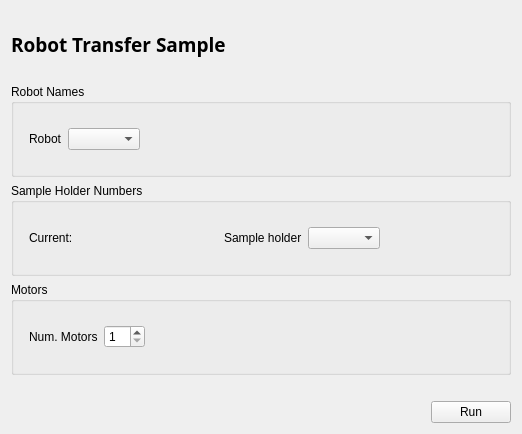
<?xml version="1.0" encoding="UTF-8"?>
<ui version="4.0">
 <class>Form</class>
 <widget class="QWidget" name="Form">
  <property name="geometry">
   <rect>
    <x>0</x>
    <y>0</y>
    <width>522</width>
    <height>434</height>
   </rect>
  </property>
  <property name="windowTitle">
   <string>Form</string>
  </property>
  <layout class="QVBoxLayout" name="verticalLayout">
   <item>
    <widget class="PyDMLabel" name="name_label">
     <property name="font">
      <font>
       <family>Sans Serif</family>
       <pointsize>14</pointsize>
       <weight>75</weight>
       <italic>false</italic>
       <bold>true</bold>
      </font>
     </property>
     <property name="toolTip">
      <string/>
     </property>
     <property name="styleSheet">
      <string notr="true">font: 14pt &quot;Sans Serif&quot;;
font-weight: bold;</string>
     </property>
     <property name="text">
      <string>Robot Transfer Sample</string>
     </property>
     <property name="precision" stdset="0">
      <number>0</number>
     </property>
     <property name="showUnits" stdset="0">
      <bool>false</bool>
     </property>
     <property name="precisionFromPV" stdset="0">
      <bool>true</bool>
     </property>
     <property name="alarmSensitiveContent" stdset="0">
      <bool>false</bool>
     </property>
     <property name="alarmSensitiveBorder" stdset="0">
      <bool>true</bool>
     </property>
     <property name="PyDMToolTip" stdset="0">
      <string>The name of this ion chamber.</string>
     </property>
     <property name="channel" stdset="0">
      <string>haven://${IC}.description</string>
     </property>
     <property name="enableRichText" stdset="0">
      <bool>false</bool>
     </property>
    </widget>
   </item>
   <item>
    <widget class="QGroupBox" name="groupBox_4">
     <property name="title">
      <string>Robot Names</string>
     </property>
     <layout class="QFormLayout" name="formLayout_4">
      <property name="labelAlignment">
       <set>Qt::AlignRight|Qt::AlignTrailing|Qt::AlignVCenter</set>
      </property>
      <item row="1" column="1">
       <layout class="QHBoxLayout" name="horizontalLayout_7">
        <item>
         <widget class="QLabel" name="sample_label_2">
          <property name="sizePolicy">
           <sizepolicy hsizetype="Fixed" vsizetype="Preferred">
            <horstretch>0</horstretch>
            <verstretch>0</verstretch>
           </sizepolicy>
          </property>
          <property name="text">
           <string>Robot</string>
          </property>
         </widget>
        </item>
        <item>
         <widget class="QComboBox" name="robot_combo_box"/>
        </item>
        <item>
         <spacer name="horizontalSpacer_6">
          <property name="orientation">
           <enum>Qt::Horizontal</enum>
          </property>
          <property name="sizeHint" stdset="0">
           <size>
            <width>490</width>
            <height>52</height>
           </size>
          </property>
         </spacer>
        </item>
       </layout>
      </item>
     </layout>
    </widget>
   </item>
   <item>
    <widget class="QGroupBox" name="groupBox_2">
     <property name="title">
      <string>Sample Holder Numbers</string>
     </property>
     <layout class="QFormLayout" name="formLayout_2">
      <property name="labelAlignment">
       <set>Qt::AlignRight|Qt::AlignTrailing|Qt::AlignVCenter</set>
      </property>
      <item row="1" column="1">
       <layout class="QHBoxLayout" name="horizontalLayout_6">
        <item>
         <widget class="QLabel" name="current_sample_label">
          <property name="text">
           <string>Current:    </string>
          </property>
         </widget>
        </item>
        <item>
         <widget class="PyDMLabel" name="current_sample_num_label">
          <property name="toolTip">
           <string/>
          </property>
          <property name="precision" stdset="0">
           <number>0</number>
          </property>
          <property name="showUnits" stdset="0">
           <bool>false</bool>
          </property>
          <property name="precisionFromPV" stdset="0">
           <bool>true</bool>
          </property>
          <property name="alarmSensitiveContent" stdset="0">
           <bool>false</bool>
          </property>
          <property name="alarmSensitiveBorder" stdset="0">
           <bool>true</bool>
          </property>
          <property name="PyDMToolTip" stdset="0">
           <string/>
          </property>
          <property name="channel" stdset="0">
           <string>haven://austin.current_sample</string>
          </property>
          <property name="enableRichText" stdset="0">
           <bool>false</bool>
          </property>
         </widget>
        </item>
        <item>
         <spacer name="horizontalSpacer_4">
          <property name="orientation">
           <enum>Qt::Horizontal</enum>
          </property>
          <property name="sizeHint" stdset="0">
           <size>
            <width>490</width>
            <height>52</height>
           </size>
          </property>
         </spacer>
        </item>
        <item>
         <widget class="QLabel" name="sample_label">
          <property name="sizePolicy">
           <sizepolicy hsizetype="Fixed" vsizetype="Preferred">
            <horstretch>0</horstretch>
            <verstretch>0</verstretch>
           </sizepolicy>
          </property>
          <property name="text">
           <string>Sample holder</string>
          </property>
         </widget>
        </item>
        <item>
         <widget class="QComboBox" name="sample_combo_box"/>
        </item>
        <item>
         <spacer name="horizontalSpacer_5">
          <property name="orientation">
           <enum>Qt::Horizontal</enum>
          </property>
          <property name="sizeHint" stdset="0">
           <size>
            <width>490</width>
            <height>52</height>
           </size>
          </property>
         </spacer>
        </item>
       </layout>
      </item>
     </layout>
    </widget>
   </item>
   <item>
    <widget class="QGroupBox" name="groupBox_3">
     <property name="title">
      <string>Motors</string>
     </property>
     <layout class="QFormLayout" name="formLayout_3">
      <property name="labelAlignment">
       <set>Qt::AlignRight|Qt::AlignTrailing|Qt::AlignVCenter</set>
      </property>
      <item row="0" column="1">
       <layout class="QHBoxLayout" name="horizontalLayout_4">
        <item>
         <widget class="QLabel" name="num_motor_label">
          <property name="sizePolicy">
           <sizepolicy hsizetype="Fixed" vsizetype="Preferred">
            <horstretch>0</horstretch>
            <verstretch>0</verstretch>
           </sizepolicy>
          </property>
          <property name="text">
           <string>Num. Motors</string>
          </property>
         </widget>
        </item>
        <item>
         <widget class="QSpinBox" name="num_motor_spin_box">
          <property name="enabled">
           <bool>true</bool>
          </property>
          <property name="wrapping">
           <bool>false</bool>
          </property>
          <property name="readOnly">
           <bool>false</bool>
          </property>
          <property name="correctionMode">
           <enum>QAbstractSpinBox::CorrectToNearestValue</enum>
          </property>
          <property name="minimum">
           <number>1</number>
          </property>
          <property name="value">
           <number>1</number>
          </property>
          <property name="displayIntegerBase">
           <number>10</number>
          </property>
         </widget>
        </item>
        <item>
         <spacer name="horizontalSpacer_3">
          <property name="orientation">
           <enum>Qt::Horizontal</enum>
          </property>
          <property name="sizeHint" stdset="0">
           <size>
            <width>490</width>
            <height>52</height>
           </size>
          </property>
         </spacer>
        </item>
       </layout>
      </item>
     </layout>
    </widget>
   </item>
   <item>
    <layout class="QHBoxLayout" name="horizontalLayout_3">
     <item>
      <spacer name="horizontalSpacer_2">
       <property name="orientation">
        <enum>Qt::Horizontal</enum>
       </property>
       <property name="sizeHint" stdset="0">
        <size>
         <width>40</width>
         <height>20</height>
        </size>
       </property>
      </spacer>
     </item>
    </layout>
   </item>
   <item>
    <layout class="QHBoxLayout" name="horizontalLayout_5">
     <item>
      <spacer name="buttons_spacer">
       <property name="orientation">
        <enum>Qt::Horizontal</enum>
       </property>
       <property name="sizeHint" stdset="0">
        <size>
         <width>40</width>
         <height>20</height>
        </size>
       </property>
      </spacer>
     </item>
     <item>
      <widget class="QueueButton" name="run_button">
       <property name="text">
        <string>Run</string>
       </property>
      </widget>
     </item>
    </layout>
   </item>
  </layout>
 </widget>
 <customwidgets>
  <customwidget>
   <class>PyDMLabel</class>
   <extends>QLabel</extends>
   <header>pydm.widgets.label</header>
  </customwidget>
  <customwidget>
   <class>QueueButton</class>
   <extends>QPushButton</extends>
   <header>firefly.queue_button</header>
  </customwidget>
 </customwidgets>
 <resources/>
 <connections/>
</ui>
